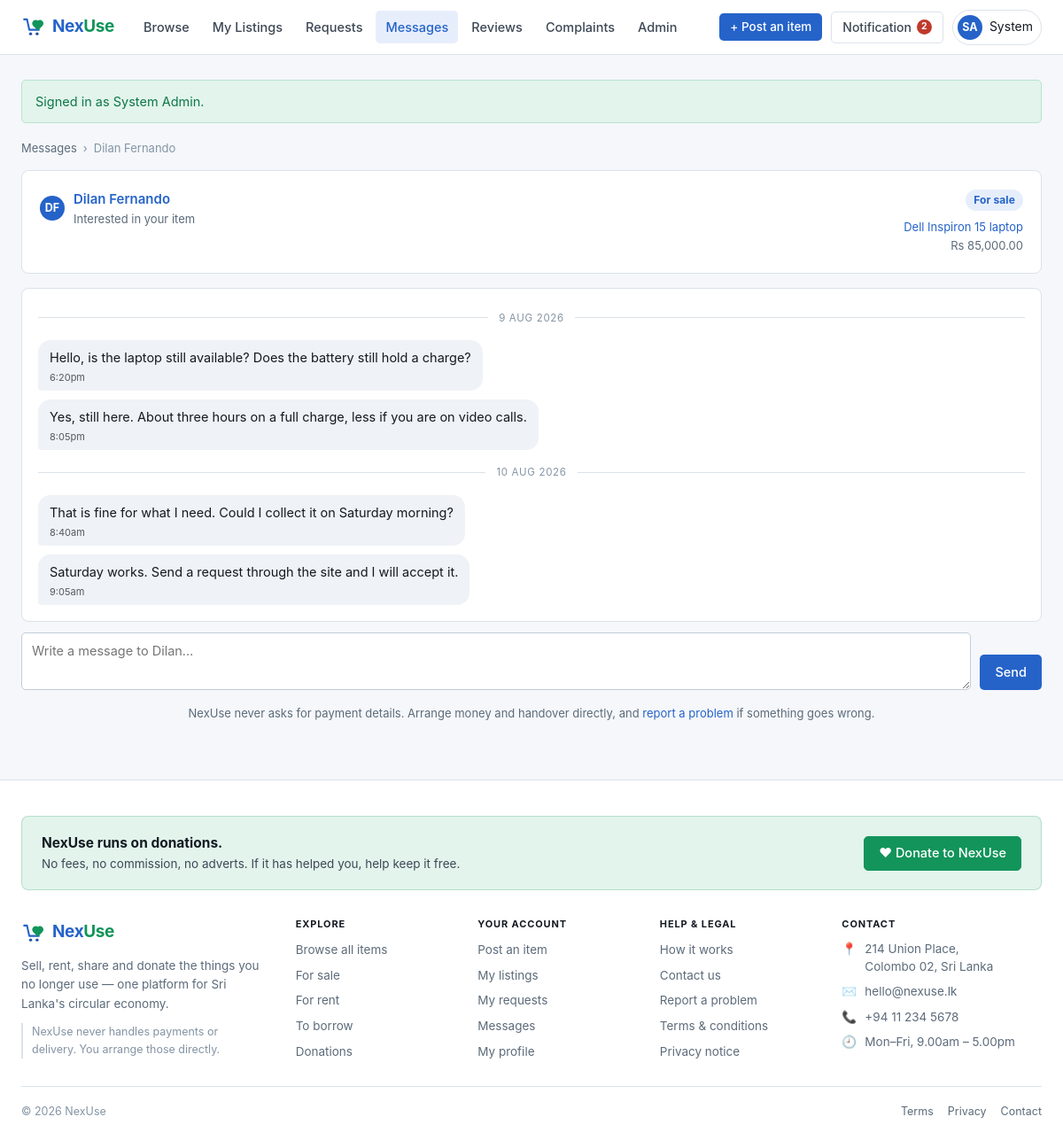
Page /messages/1 (signed in) on the committed database.
### tables this page shows
CREATE TABLE users (
  user_id        INT UNSIGNED NOT NULL AUTO_INCREMENT,
  name           VARCHAR(100)  NOT NULL,
  email          VARCHAR(190)  NOT NULL,
  password_hash  VARCHAR(255)  NOT NULL,
  phone          VARCHAR(20)   DEFAULT NULL,
  address        VARCHAR(255)  DEFAULT NULL,
  city           VARCHAR(80)   DEFAULT NULL,
  bio            TEXT          DEFAULT NULL,
  avatar_path    VARCHAR(255)  DEFAULT NULL,
  role           ENUM('admin','member')            NOT NULL DEFAULT 'member',
  status         ENUM('active','suspended')        NOT NULL DEFAULT 'active',
  created_at     DATETIME      NOT NULL DEFAULT CURRENT_TIMESTAMP,
  PRIMARY KEY (user_id),
  UNIQUE KEY uq_users_email (email),
  KEY idx_users_role (role),
  KEY idx_users_status (status)
);

CREATE TABLE conversations (
  conversation_id INT UNSIGNED NOT NULL AUTO_INCREMENT,
  listing_id      INT UNSIGNED NOT NULL,
  buyer_id        INT UNSIGNED NOT NULL,
  owner_id        INT UNSIGNED NOT NULL,
  created_at      DATETIME NOT NULL DEFAULT CURRENT_TIMESTAMP,
  last_message_at DATETIME NOT NULL DEFAULT CURRENT_TIMESTAMP,
  PRIMARY KEY (conversation_id),
  UNIQUE KEY uq_conversation (listing_id, buyer_id),
  KEY idx_conversations_buyer (buyer_id),
  KEY idx_conversations_owner (owner_id),
  KEY idx_conversations_recent (last_message_at),
  CONSTRAINT fk_conversations_listing
    FOREIGN KEY (listing_id) REFERENCES listings (listing_id) ON DELETE CASCADE,
  CONSTRAINT fk_conversations_buyer
    FOREIGN KEY (buyer_id) REFERENCES users (user_id) ON DELETE CASCADE,
  CONSTRAINT fk_conversations_owner
    FOREIGN KEY (owner_id) REFERENCES users (user_id) ON DELETE CASCADE
);

CREATE TABLE listings (
  listing_id      INT UNSIGNED NOT NULL AUTO_INCREMENT,
  user_id         INT UNSIGNED NOT NULL,
  category_id     INT UNSIGNED DEFAULT NULL,
  title           VARCHAR(150) NOT NULL,
  description     TEXT         NOT NULL,
  item_condition  ENUM('new','like_new','good','fair','poor')   NOT NULL DEFAULT 'good',
  listing_type    ENUM('sell','rent','share','donate')          NOT NULL,
  price           DECIMAL(10,2) DEFAULT NULL,   
  location        VARCHAR(120) DEFAULT NULL,
  status          ENUM('available','reserved','completed','removed') NOT NULL DEFAULT 'available',
  created_at      DATETIME     NOT NULL DEFAULT CURRENT_TIMESTAMP,
  updated_at      DATETIME     NOT NULL DEFAULT CURRENT_TIMESTAMP ON UPDATE CURRENT_TIMESTAMP,
  PRIMARY KEY (listing_id),
  KEY idx_listings_user (user_id),
  KEY idx_listings_category (category_id),
  KEY idx_listings_status (status),
  KEY idx_listings_type (listing_type),
  CONSTRAINT fk_listings_user
    FOREIGN KEY (user_id) REFERENCES users (user_id) ON DELETE CASCADE,
  CONSTRAINT fk_listings_category
    FOREIGN KEY (category_id) REFERENCES categories (category_id) ON DELETE SET NULL
);

CREATE TABLE messages (
  message_id      INT UNSIGNED NOT NULL AUTO_INCREMENT,
  conversation_id INT UNSIGNED NOT NULL,
  sender_id       INT UNSIGNED NOT NULL,
  body            VARCHAR(2000) NOT NULL,
  is_read         TINYINT(1) NOT NULL DEFAULT 0,
  created_at      DATETIME NOT NULL DEFAULT CURRENT_TIMESTAMP,
  PRIMARY KEY (message_id),
  KEY idx_messages_conversation (conversation_id, created_at),
  KEY idx_messages_unread (conversation_id, sender_id, is_read),
  CONSTRAINT fk_messages_conversation
    FOREIGN KEY (conversation_id) REFERENCES conversations (conversation_id) ON DELETE CASCADE,
  CONSTRAINT fk_messages_sender
    FOREIGN KEY (sender_id) REFERENCES users (user_id) ON DELETE CASCADE
);

### app/Views/messages/thread.php (the view, shortened to what the rows shown need)
<?php
$cid       = (int) $conversation['conversation_id'];
$listingId = (int) $conversation['listing_id'];
$isBuyer   = (int) $conversation['buyer_id'] === $me;
$type      = (string) $conversation['listing_type'];
$ownerWord = match ($type) {
    'rent'   => 'lender',
    'share'  => 'lender',
    'donate' => 'donor',
    default  => 'seller',
};
?>
<nav class="breadcrumb">
  <a href="<?= url('/messages') ?>">Messages</a> ›
  <span><?= e($otherName) ?></span>
</nav>
<div class="card mb-2">
  <div class="flex flex-wrap" style="justify-content:space-between;align-items:flex-start;">
    <div class="flex">
      <?= avatar([
            'name'        => $otherName,
            'avatar_path' => $isBuyer ? ($conversation['owner_avatar'] ?? null)
                                      : ($conversation['buyer_avatar'] ?? null),
          ]) ?>
      <div>
        <a href="<?= url('/users/' . $otherId) ?>" style="font-weight:600;"><?= e($otherName) ?></a>
        <div class="small muted">
          <?= $isBuyer ? 'The ' . e($ownerWord) : 'Interested in your item' ?>
        </div>
      </div>
    </div>
    <div class="right">
      <span class="badge badge-<?= e($type) ?>"><?= e(listing_type_label($type)) ?></span>
      <div class="small mt-1">
        <a href="<?= url('/listings/' . $listingId) ?>"><?= e($conversation['listing_title']) ?></a>
      </div>
      <?php if (in_array($type, ['sell', 'rent'], true)): ?>
        <div class="small muted"><?= e(money($conversation['listing_price'])) ?><?= $type === 'rent' ? ' / day' : '' ?></div>
      <?php else: ?>
        <div class="small" style="color:var(--green);font-weight:600;">Free</div>
      <?php endif; ?>
    </div>
  </div>
</div>
<div class="chat" id="chat-scroll">
  <?php if (empty($messages)): ?>
    <div class="chat-empty">
      <p class="mb-0">
        No messages yet. Introduce yourself and ask what you need to know —
        when you could collect it, what condition it is in, anything the listing does
        not cover.
      </p>
    </div>
  <?php else: ?>
    <?php $lastDay = null; ?>
    <?php foreach ($messages as $m): ?>
      <?php
      $mine = (int) $m['sender_id'] === $me;
      $day  = date('Y-m-d', strtotime((string) $m['created_at']));
      ?>
      <?php if ($day !== $lastDay): ?>
        <div class="chat-day"><span><?= e(short_date((string) $m['created_at'])) ?></span></div>
        <?php $lastDay = $day; ?>
      <?php endif; ?>
      <div class="bubble-row <?= $mine ? 'mine' : 'theirs' ?>">
        <div class="bubble">
          <p><?= nl2br(e($m['body'])) ?></p>
          <span class="bubble-meta">
            <?= e(date('g:ia', strtotime((string) $m['created_at']))) ?>
          </span>
        </div>
      </div>
    <?php endforeach; ?>
  <?php endif; ?>
</div>
<form method="post" action="<?= url('/messages/' . $cid) ?>" class="chat-compose">
  <textarea name="body" rows="2" maxlength="<?= Message::MAX_LENGTH ?>"
            placeholder="Write a message to <?= e(explode(' ', $otherName)[0]) ?>…" required></textarea>
  <button type="submit" class="btn">Send</button>
</form>
<p class="small muted center mt-2">
  NexUse never asks for payment details. Arrange money and handover directly, and
  <a href="<?= url('/complaints/report?user=' . $otherId . '&listing=' . $listingId) ?>">report a problem</a>
  if something goes wrong.
</p>

### app/Helpers/functions.php (shortened to what the rows shown need)
<?php
function e(mixed $value): string
{
    return htmlspecialchars((string) $value, ENT_QUOTES | ENT_SUBSTITUTE, 'UTF-8');
}
function url(string $path = ''): string
{
    $base = rtrim((string) Config::get('base_url', ''), '/');
    $path = ltrim($path, '/');
    return $path === '' ? ($base === '' ? '/' : $base) : $base . '/' . $path;
}
function asset(string $path): string
{
    return url('assets/' . ltrim($path, '/'));
}
function money(mixed $amount): string
{
    return 'Rs ' . number_format((float) $amount, 2);
}
function short_date(?string $date): string
{
    return date('j M Y', strtotime($date));
}
function initials(string $name): string
{
    $parts = preg_split('/\s+/', trim($name)) ?: [];
    $first = mb_substr($parts[0] ?? '', 0, 1);
    $last  = count($parts) > 1 ? mb_substr($parts[count($parts) - 1], 0, 1) : '';
    return mb_strtoupper($first . $last);
}
function listing_type_label(string $type): string
{
    return [
        'sell'   => 'For sale',
        'rent'   => 'For rent',
        'share'  => 'To borrow',
        'donate' => 'Donation',
    ][$type] ?? ucfirst($type);
}
function auth_user(): ?array
{
    return Auth::user();
}
function avatar(array $person, string $size = ''): string
{
    $classes = trim('avatar ' . $size);
    $name    = (string) ($person['name'] ?? '');
    $path    = $person['avatar_path'] ?? null;
    return '<span class="' . e($classes) . '">' . e(initials($name)) . '</span>';
}

### app/Core/Router.php (shortened to what the rows shown need)
<?php
class Router
{
    private array $routes = ['GET' => [], 'POST' => []];
    public function get(string $path, array $action): void
    {
        $this->routes['GET'][$this->normalise($path)] = $action;
    }
    public function post(string $path, array $action): void
    {
        $this->routes['POST'][$this->normalise($path)] = $action;
    }
    public function dispatch(string $method, string $path): void
    {
        $method = strtoupper($method);
        $path   = $this->normalise($path);
        foreach ($this->routes[$method] as $route => $action) {
            if (!str_contains($route, '{')) {
                continue;
            }
            $token   = 'ROUTEPARAM';
            $stencil = preg_replace('#\{[a-z_]+\}#', $token, $route) ?? $route;
            $pattern = '#^' . str_replace($token, '([0-9]+)', preg_quote($stencil, '#')) . '$#';
            if (preg_match($pattern, $path, $matches)) {
                array_shift($matches);
                $this->run($action, array_map('intval', $matches));
                return;
            }
        }
    }
    private function run(array $action, array $arguments): void
    {
        [$class, $method] = $action;
        $controller = new $class();
        $controller->$method(...$arguments);
    }
    private function normalise(string $path): string
    {
        $path = '/' . trim($path, '/');
        return $path === '/' ? '/' : rtrim($path, '/');
    }
}

### app/Views/layouts/app.php (shortened to what the rows shown need)
<?php
$navActive = $navActive ?? '';
$user      = auth_user();
$unread    = $user !== null ? Notification::unreadCount((int) $user['user_id']) : 0;
$unreadMsg = $user !== null ? Conversation::unreadTotalFor((int) $user['user_id']) : 0;
$containerClass = 'container';
?>
<!DOCTYPE html>
<html lang="en">
<head>
<link rel="stylesheet" href="<?= asset('css/app.css') ?>">
</head>
<body>
<header class="site-header">
  <div class="container">
    <a class="brand" href="<?= url('/') ?>">
      <span><span class="nex">Nex</span><span class="use">Use</span></span>
    </a>
    <nav class="main-nav">
      <a href="<?= url('/browse') ?>" class="<?= $navActive === 'browse' ? 'active' : '' ?>">Browse</a>
      <?php if ($user !== null): ?>
        <a href="<?= url('/listings') ?>"      class="<?= $navActive === 'listings' ? 'active' : '' ?>">My Listings</a>
        <a href="<?= url('/requests/received') ?>" class="<?= $navActive === 'requests' ? 'active' : '' ?>">Requests</a>
        <a href="<?= url('/messages') ?>" class="<?= $navActive === 'messages' ? 'active' : '' ?>">
          Messages<?php if ($unreadMsg > 0): ?><span class="nav-badge"><?= $unreadMsg > 9 ? '9+' : $unreadMsg ?></span><?php endif; ?>
        </a>
        <a href="<?= url('/reviews') ?>"       class="<?= $navActive === 'reviews' ? 'active' : '' ?>">Reviews</a>
        <a href="<?= url('/complaints') ?>"    class="<?= $navActive === 'complaints' ? 'active' : '' ?>">Complaints</a>
        <?php if ($user['role'] === 'admin'): ?>
          <a href="<?= url('/admin') ?>" class="<?= $navActive === 'admin' ? 'active' : '' ?>">Admin</a>
        <?php endif; ?>
      <?php else: ?>
        <a href="<?= url('/about') ?>" class="<?= $navActive === 'about' ? 'active' : '' ?>">How it works</a>
      <?php endif; ?>
    </nav>
    <div class="header-actions">
      <?php if ($user !== null): ?>
        <a class="btn btn-sm hide-sm" href="<?= url('/listings/create') ?>">+ Post an item</a>
        <a class="notif-toggle" href="#notifications" data-modal-open="notifications">
          Notification
          <?php if ($unread > 0): ?>
            <span class="nav-badge"><?= $unread > 99 ? '99+' : $unread ?><span class="sr-only"> unread</span></span>
          <?php endif; ?>
        </a>
        <div class="account">
          <button class="account-toggle" type="button" data-dropdown="account-menu" aria-haspopup="true">
            <?= avatar($user) ?>
            <span class="hide-sm"><?= e(explode(' ', (string) $user['name'])[0]) ?></span>
          </button>
        </div>
      <?php else: ?>
        <a class="btn btn-secondary btn-sm" href="<?= url('/login') ?>">Sign in</a>
        <a class="btn btn-sm" href="<?= url('/register') ?>">Create account</a>
      <?php endif; ?>
    </div>
  </div>
</header>
<main class="page">
  <div class="<?= e($containerClass) ?>">
    <?php foreach (Session::takeFlash() as $message): ?>
      <div class="alert alert-<?= e($message['type']) ?>">
        <span><?= e($message['message']) ?></span>
      </div>
    <?php endforeach; ?>
    <?= $content ?>
  </div>
</main>
<?php if (empty($hideFooter)): ?>
<footer class="site-footer">
  <div class="container">
    <div class="donate-band">
      <div>
        <strong>NexUse runs on donations.</strong>
        <span>No fees, no commission, no adverts. If it has helped you, help keep it free.</span>
      </div>
      <a class="btn btn-donate" href="#donate" data-modal-open="donate">♥ Donate to NexUse</a>
    </div>
    <div class="footer-grid">
      <div class="footer-brand">
        <a class="brand" href="<?= url('/') ?>">
          <span><span class="nex">Nex</span><span class="use">Use</span></span>
        </a>
        <p class="footer-tagline">
          Sell, rent, share and donate the things you no longer use — one platform for
          Sri Lanka's circular economy.
        </p>
        <p class="footer-note">
          NexUse never handles payments or delivery. You arrange those directly.
        </p>
      </div>
      <div class="footer-col">
        <h4>Explore</h4>
        <a href="<?= url('/browse') ?>">Browse all items</a>
        <a href="<?= url('/browse?type=sell') ?>">For sale</a>
        <a href="<?= url('/browse?type=rent') ?>">For rent</a>
        <a href="<?= url('/browse?type=share') ?>">To borrow</a>
        <a href="<?= url('/browse?type=donate') ?>">Donations</a>
      </div>
      <div class="footer-col">
        <h4>Your account</h4>
        <?php if ($user !== null): ?>
          <a href="<?= url('/listings/create') ?>">Post an item</a>
          <a href="<?= url('/listings') ?>">My listings</a>
          <a href="<?= url('/requests/sent') ?>">My requests</a>
          <a href="<?= url('/messages') ?>">Messages</a>
          <a href="<?= url('/profile') ?>">My profile</a>
        <?php else: ?>
          <a href="<?= url('/register') ?>">Create an account</a>
          <a href="<?= url('/login') ?>">Sign in</a>
          <a href="<?= url('/about') ?>">How it works</a>
        <?php endif; ?>
      </div>
      <div class="footer-col">
        <h4>Help &amp; legal</h4>
        <a href="<?= url('/about') ?>">How it works</a>
        <a href="<?= url('/contact') ?>">Contact us</a>
        <a href="<?= url('/complaints/report') ?>">Report a problem</a>
        <a href="<?= url('/terms') ?>">Terms &amp; conditions</a>
        <a href="<?= url('/privacy') ?>">Privacy notice</a>
      </div>
      <div class="footer-col footer-contact">
        <h4>Contact</h4>
        <address>
          <span class="contact-line">
            <span aria-hidden="true">📍</span>
            214 Union Place,<br>Colombo 02, Sri Lanka
          </span>
          <span class="contact-line">
            <span aria-hidden="true">✉️</span>
            <a href="mailto:hello@nexuse.lk">hello@nexuse.lk</a>
          </span>
          <span class="contact-line">
            <span aria-hidden="true">📞</span>
            <a href="tel:+94112345678">+94 11 234 5678</a>
          </span>
          <span class="contact-line">
            <span aria-hidden="true">🕘</span>
            Mon–Fri, 9.00am – 5.00pm
          </span>
        </address>
      </div>
    </div>
    <div class="footer-bottom">
      <span>&copy; <?= date('Y') ?> NexUse</span>
      <span class="footer-bottom-links">
        <a href="<?= url('/terms') ?>">Terms</a>
        <a href="<?= url('/privacy') ?>">Privacy</a>
        <a href="<?= url('/contact') ?>">Contact</a>
      </span>
    </div>
  </div>
</footer>
<?php endif; ?>
</body>
</html>

### rows in the picture
users: name "SA", name "System"
conversations: listing.listing_type "For sale", listing.title "Dell Inspiron 15 laptop", listing.price "Rs 85,000.00"
messages: created_at "9 AUG 2026", body "Hello, is the laptop still available? Does the battery still hold a charge?", created_at "6:20pm"
messages: body "Yes, still here. About three hours on a full charge, less if you are on video calls.", created_at "8:05pm"
messages: created_at "10 AUG 2026", body "That is fine for what I need. Could I collect it on Saturday morning?", created_at "8:40am"
messages: body "Saturday works. Send a request through the site and I will accept it.", created_at "9:05am"

### other values in the picture
$unread "2"
$message['message'] "Signed in as System Admin."
